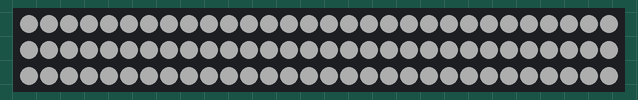
Recording of a sketch running on a simulated Arduino Uno, built with avr-gcc and run on an emulated ATmega328P. On the bench: 90 RGB LEDs in strip order, left to right, continuing on the next row. Dim RGB values are drawn brighter than linear.

Above: at 2.16 s.
At 12.16 s:
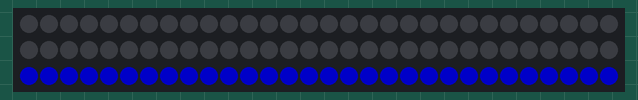
At 20.16 s:
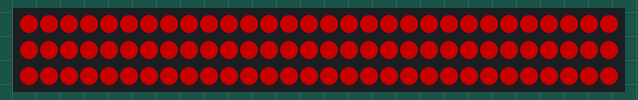
At 24.16 s:
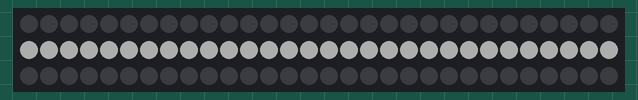
At 30.34 s:
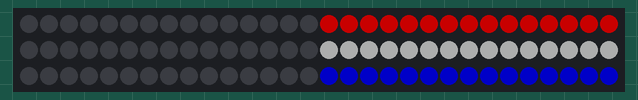
At 38.19 s:
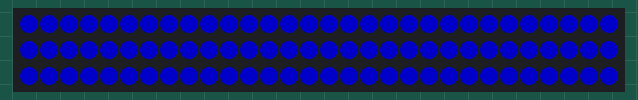

The sketch:

CD77_Strobe.ino
```cpp
/*
 * CD77 Strobe by Chemdoc77
 *
 * Includes code to automatically create
 * CRGBSet Arrays code of 2,3,4 and 6 equal parts
 * of a strip for any size strip.
 *
 *
 */

#include <FastLED.h>

#define LED_PIN 6
#define LED_TYPE    NEOPIXEL
#define NUM_LEDS 90      // Change to reflect the number of LEDs you have

int BRIGHTNESS = 100;

// ===Variables for CRGBSet Arrays  =====

uint16_t cs0_2 = 0;
uint16_t cs1_2 =(NUM_LEDS/2)-1;
uint16_t cs2_2 =NUM_LEDS-1;

uint16_t cs0_3 = 0;
uint16_t cs1_3 =(NUM_LEDS/3)-1;
uint16_t cs2_3 =(2*NUM_LEDS/3)-1;
uint16_t cs3_3 = NUM_LEDS-1;

uint16_t cs0_4 = 0;
uint16_t cs1_4 =(NUM_LEDS/4)-1;
uint16_t cs2_4 =(2*NUM_LEDS/4)-1;
uint16_t cs3_4 =(3*NUM_LEDS/4)-1;
uint16_t cs4_4 = NUM_LEDS-1;

uint16_t cs0_6 = 0;
uint16_t cs1_6 =(NUM_LEDS/6)-1;
uint16_t cs2_6 =(2*NUM_LEDS/6)-1;
uint16_t cs3_6 =(3*NUM_LEDS/6)-1;
uint16_t cs4_6 = (4*NUM_LEDS/6)-1;
uint16_t cs5_6 =(5*NUM_LEDS/6)-1;
uint16_t cs6_6 = NUM_LEDS-1;

//======= CRGBSet Arrays ==========================

//CRGB leds[NUM_LEDS];
CRGB rawleds[NUM_LEDS];
CRGBSet leds(rawleds, NUM_LEDS);


CRGBSet leds0_2(leds(cs0_2,cs1_2));
CRGBSet leds1_2(leds(cs1_2+1,cs2_2));


CRGBSet leds0_3(leds(cs0_3,cs1_3));
CRGBSet leds1_3(leds(cs1_3+1,cs2_3));
CRGBSet leds2_3(leds(cs2_3+1,cs3_3));


CRGBSet leds0_4(leds(cs0_4,cs1_4));
CRGBSet leds1_4(leds(cs1_4+1,cs2_4));
CRGBSet leds2_4(leds(cs2_4+1,cs3_4));
CRGBSet leds3_4(leds(cs3_4+1,cs4_4));


CRGBSet leds0_6(leds(cs0_6,cs1_6));
CRGBSet leds1_6(leds(cs1_6+1,cs2_6));
CRGBSet leds2_6(leds(cs2_6+1,cs3_6));
CRGBSet leds3_6(leds(cs3_6+1,cs4_6));
CRGBSet leds4_6(leds(cs4_6+1,cs5_6));
CRGBSet leds5_6(leds(cs5_6+1,cs6_6));


struct CRGB * ledarray_2[] ={leds0_2, leds1_2};
struct CRGB * ledarray_3[] ={leds0_3, leds1_3, leds2_3};
struct CRGB * ledarray_4[] ={leds0_4, leds1_4, leds2_4,leds3_4};
struct CRGB * ledarray_6[] ={leds0_6, leds1_6, leds2_6,leds3_6,leds4_6,leds5_6};
#define ARRAY_SIZE(A) (sizeof(A) / sizeof((A)[0]))


uint8_t Array_Size_2 = ARRAY_SIZE(ledarray_2);
uint8_t Array_Size_3 = ARRAY_SIZE(ledarray_3);
uint8_t Array_Size_4 = ARRAY_SIZE(ledarray_4);
uint8_t Array_Size_6 = ARRAY_SIZE(ledarray_6);


//=========== Time Performance code =====================

uint32_t gTimeCodeBase = 0;
uint32_t gTimeCode = 0;
uint32_t gLastTimeCodeDoneAt = 0;
uint32_t gLastTimeCodeDoneFrom = 0;
uint32_t gTimeCodeBase_sub = 0;
uint32_t gTimeCode_SECONDS=0;
uint32_t mysec =0;


//=========== #Include Tabs  =================

#include "Strobe.h"
#include "Time_performance.h"

//================================

void setup() {
  delay(1000);
  FastLED.addLeds<LED_TYPE, LED_PIN>(leds, NUM_LEDS);
  FastLED.setBrightness(  BRIGHTNESS );
  FastLED.setMaxPowerInVoltsAndMilliamps(5, 1000);
  set_max_power_indicator_LED(13);
  fill_solid(leds, NUM_LEDS, CRGB::Black);
  FastLED.show();
  //Time Performance code
   RestartPerformance();
}


//=========================

void loop() {
  //Time Performance code
  gTimeCode = millis() - gTimeCodeBase;

  Performance();

}
```

Strobe.h
```cpp
#ifndef Strobe.h
#define Strobe.h


//=============== Strobe Functions ====================


void CD77_Strobe_CRGBSet_all( CRGB strobeColor,  uint16_t strobeIntervalMs) {


  if ((millis() / strobeIntervalMs) % 2) {

    for(int i = 0; i <Array_Size_3; i++) {
    fill_solid(ledarray_3[i],NUM_LEDS/3, CRGB::Black);
    }

  } else {
    for(int i_1 = 0; i_1 <Array_Size_3; i_1++) {
       fill_solid(ledarray_3[i_1], NUM_LEDS/3,strobeColor);
    }

  }
  FastLED.show();

}


void CD77_Strobe_CRGBSet_3_1_on(uint16_t array_num_1, CRGB strobeColor_1,  uint16_t strobeIntervalMs) {


  if ((millis() / strobeIntervalMs) % 2) {

    fill_solid(ledarray_3[array_num_1],NUM_LEDS/3, CRGB::Black);
    FastLED.show();
    } else {
    fill_solid(ledarray_3[array_num_1], NUM_LEDS/3,strobeColor_1);
    FastLED.show();

  }

}


void CD77_Strobe_CRGBSet_3_3_on(uint16_t array_num_1, uint16_t array_num_2,uint16_t array_num_3,CRGB strobeColor_1, CRGB strobeColor_2, CRGB strobeColor_3,  uint16_t strobeIntervalMs) {


  if ((millis() / strobeIntervalMs) % 2) {
    fill_solid(ledarray_3[array_num_1],NUM_LEDS/3, CRGB::Black);
    fill_solid(ledarray_3[array_num_2],NUM_LEDS/3, CRGB::Black);
    fill_solid(ledarray_3[array_num_3],NUM_LEDS/3, CRGB::Black);
    FastLED.show();
  } else {
    fill_solid(ledarray_3[array_num_1], NUM_LEDS/3,strobeColor_1);
    fill_solid(ledarray_3[array_num_2], NUM_LEDS/3,strobeColor_2);
    fill_solid(ledarray_3[array_num_3],NUM_LEDS/3, strobeColor_3);
    FastLED.show();
  }


}


void CD77_Strobe_CRGBSet_6_3_on(uint16_t array_num_1, uint16_t array_num_2,uint16_t array_num_3,CRGB strobeColor_1, CRGB strobeColor_2,  CRGB strobeColor_3, uint16_t strobeIntervalMs) {


  if ((millis() / strobeIntervalMs) % 2) {
    fill_solid(ledarray_6[array_num_1],NUM_LEDS/6, CRGB::Black);
    fill_solid(ledarray_6[array_num_2],NUM_LEDS/6, CRGB::Black);
    fill_solid(ledarray_6[array_num_3],NUM_LEDS/6, CRGB::Black);
  } else {
    fill_solid(ledarray_6[array_num_1], NUM_LEDS/6,strobeColor_1);
    fill_solid(ledarray_6[array_num_2], NUM_LEDS/6,strobeColor_2);
    fill_solid(ledarray_6[array_num_3],NUM_LEDS/6, strobeColor_3);
  }
  FastLED.show();

}


void CD77_Strobe_CRGBSet_2_1_on(uint16_t array_num_1, CRGB strobeColor_1, uint16_t strobeIntervalMs) {


  if ((millis() / strobeIntervalMs) % 2) {
    fill_solid(ledarray_2[array_num_1],NUM_LEDS/2, CRGB::Black);
   // fill_solid(ledarray_4[array_num_2],NUM_LEDS/4, CRGB::Black);
  } else {
    fill_solid(ledarray_2[array_num_1], NUM_LEDS/2,strobeColor_1);
   // fill_solid(ledarray_4[array_num_2], NUM_LEDS/4,strobeColor_2);
  }
  FastLED.show();

}


void CD77_Strobe_CRGBSet_4_2_on(uint16_t array_num_1, uint16_t array_num_2,CRGB strobeColor_1, CRGB strobeColor_2,  uint16_t strobeIntervalMs) {


  if ((millis() / strobeIntervalMs) % 2) {
    fill_solid(ledarray_4[array_num_1],NUM_LEDS/4, CRGB::Black);
    fill_solid(ledarray_4[array_num_2],NUM_LEDS/4, CRGB::Black);
  } else {
    fill_solid(ledarray_4[array_num_1], NUM_LEDS/4,strobeColor_1);
    fill_solid(ledarray_4[array_num_2], NUM_LEDS/4,strobeColor_2);
  }
  FastLED.show();

}

void CD77_Strobe_CRGBSet_4(uint16_t array_num, CRGB strobeColor,  uint16_t strobeIntervalMs) {


  if ((millis() / strobeIntervalMs) % 2) {
    fill_solid(ledarray_4[array_num],NUM_LEDS/4, CRGB::Black);
  } else {
    fill_solid(ledarray_4[array_num], NUM_LEDS/4,strobeColor);
  }
  FastLED.show();

}

void CD77_Strobe_CRGBSet_3(uint16_t array_num, CRGB strobeColor,  uint16_t strobeIntervalMs) {


  if ((millis() / strobeIntervalMs) % 2) {
    fill_solid(ledarray_3[array_num],NUM_LEDS/3, CRGB::Black);
  } else {
    fill_solid(ledarray_3[array_num], NUM_LEDS/3,strobeColor);
  }
  FastLED.show();

}

void CD77_Strobe_3(CRGB strobeColor,  uint16_t strobeIntervalMs ) {


  if ((millis() / strobeIntervalMs) % 2) {
    fill_solid(leds, NUM_LEDS, CRGB::Black);
  } else {
    fill_solid(leds, NUM_LEDS, strobeColor);
  }
  FastLED.show();


}

void CD77_Strobe_2(CRGB strobeColor,  uint16_t strobeIntervalMs ) {


  if ((millis() / strobeIntervalMs) % 2) {
    fill_solid(leds, NUM_LEDS, CRGB::Black);
  } else {
    fill_solid(leds, NUM_LEDS, strobeColor);
  }
  FastLED.show();

}

void CD77_Strobe(CRGB strobeColor,  uint16_t strobeIntervalMs, uint16_t wait,uint16_t wait2 ) {
  if ((millis() / strobeIntervalMs) % 2) {
    fill_solid(leds, NUM_LEDS, CRGB::Black);
  } else {
    fill_solid(leds, NUM_LEDS, strobeColor);
  }
  FastLED.show();

  EVERY_N_MILLIS(wait){
  fill_solid(leds, NUM_LEDS, CRGB::Black);
 // FastLED.show();
 FastLED.delay (wait2);
  }
}

#endif
```

Time_performance.h
```cpp
#ifndef Time_performance.h
#define Time_performance.h

/*

 Based on the Time Performance sketch by Mark Kriegsman of FastLED at:
 https://gist.github.com/kriegsman/a916be18d32ec675fea8

*/


#define TC(HOURS,MINUTES,SECONDS) \
  ((uint32_t)(((uint32_t)((HOURS)*(uint32_t)(3600000))) + \
  ((uint32_t)((MINUTES)*(uint32_t)(60000))) + \
  ((uint32_t)((SECONDS)*(uint32_t)(1000)))))


#define AT(HOURS,MINUTES,SECONDS) if( atTC(TC(HOURS,MINUTES,SECONDS)) )
#define FROM(HOURS,MINUTES,SECONDS) if( fromTC(TC(HOURS,MINUTES,SECONDS)) )

static bool atTC( uint32_t tc)
{
  bool maybe = false;
  if( gTimeCode >= tc) {
    if( gLastTimeCodeDoneAt < tc) {
      maybe = true;
      gLastTimeCodeDoneAt = tc;
    }
  }
  return maybe;
}

static bool fromTC( uint32_t tc)
{
  bool maybe = false;
  if( gTimeCode >= tc) {
    if( gLastTimeCodeDoneFrom <= tc) {
      maybe = true;
      gLastTimeCodeDoneFrom = tc;
    }
  }
  return maybe;
}

void RestartPerformance()
{
  gLastTimeCodeDoneAt = 0;
  gLastTimeCodeDoneFrom = 0;
  gTimeCodeBase = millis();
}


//=========CD77_Code=====================

void Performance()
{
   // strobe fill all

  FROM(0,0,00.000)   {  CD77_Strobe_2(CRGB::Red,  40);}
  FROM(0,0,00.600)   {  fill_solid(leds, NUM_LEDS, CRGB::Black); FastLED.show();}
  FROM(0,0,01.000)   {  CD77_Strobe_2(CRGB::Grey,  40);}
  FROM(0,0,01.600)   {  fill_solid(leds, NUM_LEDS, CRGB::Black); FastLED.show();}
  FROM(0,0,02.000)   {  CD77_Strobe_2(CRGB::Blue,  40);}
  FROM(0,0,02.600)   {  fill_solid(leds, NUM_LEDS, CRGB::Black); FastLED.show();}
  FROM(0,0,03.000)   {  CD77_Strobe_2(CRGB::Red,  40);}
  FROM(0,0,03.600)   {  fill_solid(leds, NUM_LEDS, CRGB::Black); FastLED.show();}
  FROM(0,0,04.000)   {  CD77_Strobe_2(CRGB::Grey,  40);}
  FROM(0,0,04.600)   {  fill_solid(leds, NUM_LEDS, CRGB::Black); FastLED.show();}
  FROM(0,0,05.000)   {  CD77_Strobe_2(CRGB::Blue,  40);}
  FROM(0,0,05.600)   {  fill_solid(leds, NUM_LEDS, CRGB::Black); FastLED.show();}


  //1/3 strobe fill
  FROM(0,0,06.000)   {  CD77_Strobe_CRGBSet_3_1_on(0, CRGB::Red, 40);}
  FROM(0,0,06.600)   {  fill_solid(leds, NUM_LEDS, CRGB::Black); FastLED.show();}
  FROM(0,0,07.000)   {  CD77_Strobe_CRGBSet_3_1_on(1, CRGB::Grey, 40);}
  FROM(0,0,07.600)   {  fill_solid(leds, NUM_LEDS, CRGB::Black); FastLED.show();}
  FROM(0,0,08.000)   {  CD77_Strobe_CRGBSet_3_1_on(2, CRGB::Blue, 40);}
  FROM(0,0,08.600)   {  fill_solid(leds, NUM_LEDS, CRGB::Black); FastLED.show();}
  FROM(0,0,09.000)   {  CD77_Strobe_CRGBSet_3_1_on(0, CRGB::Red, 40);}
  FROM(0,0,09.600)   {  fill_solid(leds, NUM_LEDS, CRGB::Black); FastLED.show();}
  FROM(0,0,10.000)   {  CD77_Strobe_CRGBSet_3_1_on(1, CRGB::Grey, 40);}
  FROM(0,0,10.600)   {  fill_solid(leds, NUM_LEDS, CRGB::Black); FastLED.show();}
  FROM(0,0,11.000)   {  CD77_Strobe_CRGBSet_3_1_on(2, CRGB::Blue, 40);}
  FROM(0,0,11.600)   {  fill_solid(leds, NUM_LEDS, CRGB::Black); FastLED.show();}
  FROM(0,0,12.000)   {  CD77_Strobe_CRGBSet_6_3_on(0, 2,4,CRGB::Red, CRGB::Grey,  CRGB::Blue,40); }
  FROM(0,0,12.600)   {  fill_solid(leds, NUM_LEDS, CRGB::Black); FastLED.show();}
  FROM(0,0,13.000)   {  CD77_Strobe_CRGBSet_6_3_on(1,3,5,CRGB::Red, CRGB::Grey,  CRGB::Blue,40);}
  FROM(0,0,13.600)   {  fill_solid(leds, NUM_LEDS, CRGB::Black); FastLED.show();}
  FROM(0,0,14.000)   {  CD77_Strobe_CRGBSet_6_3_on(0, 2,4,CRGB::Red, CRGB::Grey,  CRGB::Blue,40); }
  FROM(0,0,14.600)   {  fill_solid(leds, NUM_LEDS, CRGB::Black); FastLED.show();}
  FROM(0,0,15.000)   {  CD77_Strobe_CRGBSet_6_3_on(1,3,5,CRGB::Red, CRGB::Grey,  CRGB::Blue,40);}
  FROM(0,0,15.600)   {  fill_solid(leds, NUM_LEDS, CRGB::Black); FastLED.show();}
  AT(0,0,16.000)     {  RestartPerformance(); }
}


#endif
```
